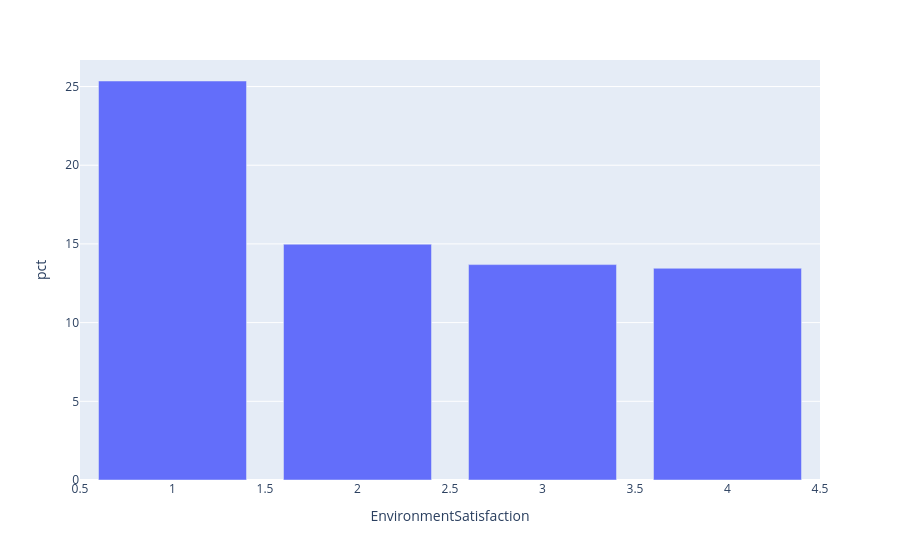

The notebook cell this image was saved under:
### Code cell
fig=px.bar(yes_df_par_EnvironmentSatisfaction,x='EnvironmentSatisfaction',y='pct')
fig.show()

### Figure 1 — Plotly figure (JSON) as saved in the notebook; plotly's stock layout.template omitted (floating-point values rounded to 4 significant figures)
{"data": [{"hovertemplate": "EnvironmentSatisfaction=%{x}<br>pct=%{y}<extra></extra>", "legendgroup": "", "marker": {"color": "#636efa", "pattern": {"shape": ""}}, "name": "", "orientation": "v", "showlegend": false, "textposition": "auto", "type": "bar", "x": [1, 2, 3, 4], "xaxis": "x", "y": [25.35, 14.98, 13.69, 13.45], "yaxis": "y"}], "layout": {"barmode": "relative", "legend": {"tracegroupgap": 0}, "margin": {"t": 60}, "xaxis": {"anchor": "y", "domain": [0, 1], "title": {"text": "EnvironmentSatisfaction"}}, "yaxis": {"anchor": "x", "domain": [0, 1], "title": {"text": "pct"}}}}
